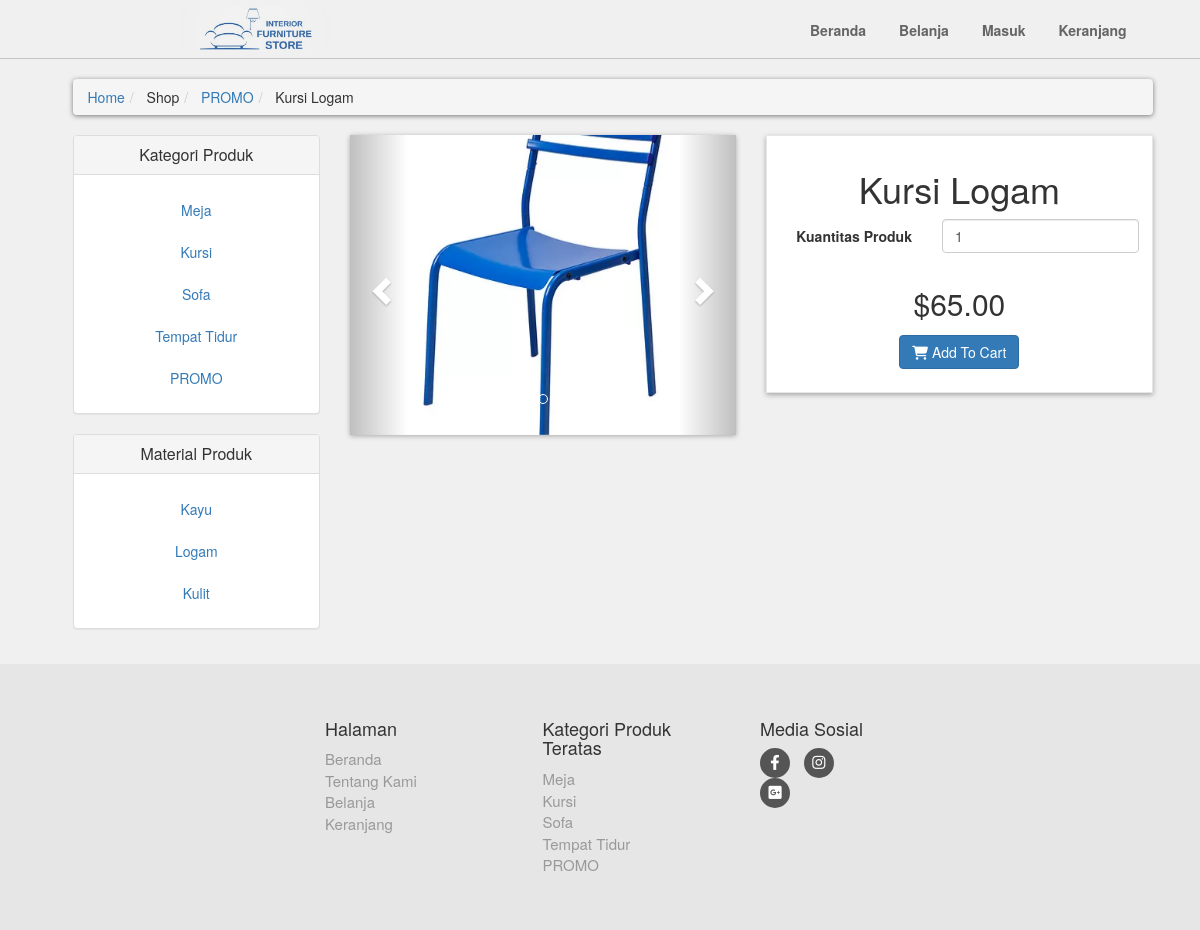
Page /details.php?pro_id=53 on the committed database.
### tables this page shows
CREATE TABLE `product_categories` (
  `p_category_id` int(10) NOT NULL,
  `p_category_title` varchar(50) NOT NULL,
  `p_category_desc` varchar(200) NOT NULL
);

CREATE TABLE `products` (
  `product_id` bigint(8) NOT NULL,
  `p_category_id` int(10) NOT NULL,
  `p_material_id` int(10) NOT NULL,
  `product_title` varchar(50) NOT NULL,
  `product_description` varchar(120) NOT NULL,
  `product_price` decimal(7,2) NOT NULL,
  `product_discount` int(4) NOT NULL,
  `product_image1` text NOT NULL,
  `product_image2` text NOT NULL,
  `product_image3` text NOT NULL
);

CREATE TABLE `product_material` (
  `p_material_id` int(10) NOT NULL,
  `p_material_title` varchar(50) NOT NULL,
  `p_material_desc` varchar(200) NOT NULL
);

### details.php (the view, shortened to what this page needs)
<?php
    include("includes/header.php");
?>
    <div id="content">
        <div class="container">
            <div class="col-md-12">
                <ul class="breadcrumb">
                    <li><a href="index.php">Home</a></li>
                    <li>
                        Shop
                    </li>
                    <li>
                        <a href="shop.php?p_categories=<?php echo $p_category_id; ?>"><?php echo $p_category_title; ?></a>
                    </li>
                    <li>
                        <?php echo $pro_title ?>
                    </li>
                </ul>
            </div>
            <div class="col-md-3">
                <?php
                    include("includes/sidebar.php");
                ?>
            </div>
            <div class="col-md-9">
                <div id="productMain" class="row">
                    <div class="col-sm-6">
                        <div id="mainImage">
                            <div id="myCarousel" class="carousel slide">
                                <ol class="carousel-indicators">
                                    <li data-target = "#myCarousel" data-slide-to="0" class="active"></li>
                                    <li data-target = "#myCarousel" data-slide-to="1"></li>
                                    <li data-target = "#myCarousel" data-slide-to="2"></li>
                                </ol>
                                <div class="carousel-inner">
                                    <div class="item active">
                                        <center><img class="img-responsive" src="product_images/<?php echo $pro_image1; ?>" alt=""></center>
                                    </div>
                                </div>
                                <a href="#myCarousel" class="left carousel-control" data-slide="prev">
                                    <span class="glyphicon glyphicon-chevron-left"></span>
                                </a>
                                <a href="#myCarousel" class="right carousel-control" data-slide="next">
                                    <span class="glyphicon glyphicon-chevron-right"></span>
                                </a>
                            </div>
                        </div>
                    </div>
                    <div class="col-sm-6">
                        <div class="box">
                            <h1 class="text-center"><?php echo $pro_title; ?></h1>
                            <form action="details.php?add_cart=<?php echo $product_id; ?>" class="form-horizontal" method="post">
                                <div class="form-group">
                                    <label for="" class="col-md-5 control-label">Kuantitas Produk</label>
                                    <div class="col-md-7">
                                    <input name="product_qty" type="number" id="typeNumber" class="form-control" value="1"/>
                                    </div>
                                </div>
                                <?php if($p_category_title === 'SALE'){ echo "<p class='price' style = 'text-decoration: line-through'>$$pro_price</p>";}else{echo "<p class='price'>$$pro_price</p>";}?></p>
                                <p class="text-center buttons"><button class="btn btn-primary"><i class="fa fa-shopping-cart"></i> Add To Cart</button></p>
                            </form>
                        </div>
                    </div>
                </div>
            </div>
        </div>
    </div>
    <?php
            include("includes/footer.php");
        ?>
</body>

### includes/functions.php (shortened to what this page needs)
<?php
$db = mysqli_connect("localhost", "root", "", "joviweb3");
function getPCategories(){
    global $db;
    $get_p_categories = "select * from product_categories";
    $run_p_categories = mysqli_query($db, $get_p_categories);
    while($row_p_categories=mysqli_fetch_array($run_p_categories)){
        $p_category_id = $row_p_categories['p_category_id'];
        $p_category_title = $row_p_categories['p_category_title'];
        if($p_category_title == 'SALE'){
            echo "
                <li>
                    <a style='color:red;' class= 'text-center' href='shop.php?p_categories=$p_category_id'> $p_category_title </a>
                </li>
            ";
        }else
            echo "
            <li>
                <a class= 'text-center' href='shop.php?p_categories=$p_category_id'> $p_category_title </a>
            </li>
        ";}
}
function getMaterial(){
    global $db;
    $get_p_material = "select * from product_material";
    $run_p_material = mysqli_query($db, $get_p_material);
    while($row_p_material=mysqli_fetch_array($run_p_material)){
        $p_material_id = $row_p_material['p_material_id'];
        $p_material_title = $row_p_material['p_material_title'];
        echo "
            <li>
                <a class= 'text-center' href='shop.php?p_material=$p_material_id'> $p_material_title </a>
            </li>
        ";
    }
}
?>

### includes/footer.php (shortened to what this page needs)
<div id="footer">
    <div class="holder">
        <div class="row justify-content-center">
            <div class="col-sm-6 col-md-3">
                <h4>Halaman</h4>
                <ul>
                    <li><a href="index.php">Beranda</a></li>
                    <li><a href="index.php">Tentang Kami</a></li>
                    <?php if(isset($_SESSION['user'])): ?>
                        <li><a href="shop.php">Belanja</a></li>
                        <li><a href="cart.php">Keranjang</a></li>
                    <?php else: ?>
                        <li><a href="login.php">Belanja </a></li>
                        <li><a href="login.php">Keranjang </a></li>
                    <?php endif; ?>
                </ul>
            </div>
            <div class="com-sm-6 col-md-3">
            <h4>Kategori Produk Teratas</h4>
            <ul>
                <?php
                    $get_p_categories = "select * from product_categories";
                    $run_p_categories = mysqli_query($db, $get_p_categories);
                    while($row_p_categories=mysqli_fetch_array($run_p_categories)){
                        $p_category_id = $row_p_categories['p_category_id'];
                        $p_category_title = $row_p_categories['p_category_title'];
                        if(isset($_SESSION['user'])){
                            echo "
                                <li>
                                    <a href ='shop.php?p_categories=$p_category_id'>
                                        $p_category_title
                                    </a>
                                </li>
                            ";
                        } else {
                            echo "
                                <li>
                                    <a href ='login.php'>
                                        $p_category_title
                                    </a>
                                </li>
                            ";
                        }
                    }
                ?>
            </ul>
        </div>
            <div class="col-sm-6 col-md-2">
                <h4>Media Sosial</h4>
                <p class="social">
                    <a href="https://www.facebook.com/IstimewaPremiumFurniture?mibextid=ZbWKwL" class="fa-brands fa-facebook-f"></a>
                    <a href="https://www.instagram.com/istimewa_furniture?igsh=MXNmdjY4ZnE1YmRvNg==" class="fa-brands fa-instagram"></a>
                    <a href="https://www.lalamove.com/id/blog/pengiriman-furniture-rumah-minimalis/" class="fa-brands fa-square-google-plus"></a>
                </p>
            </div>
        </div>
    </div>
</div>

### style/style.css (style rules this page uses)
* { box-sizing: border-box; margin: 0; padding: 0; }
ul, li, dl, ol, p, a, img { margin: 0; padding: 0; }
body { font-size: 14px; line-height: 1.42857143; color: #333333; background-color: #f0f0f0 !important; font-family: 'Roboto', sans-serif; }
#content .box { background: #ffffff; margin: 0 0 30px; border: solid 1px #e6e6e6; padding: 1.25rem; box-shadow: 0px 2px 5px rgba(0, 0, 0, .3); }
.holder { width: 70%; margin: 0 auto; }
img { max-width: 100%; }
#content img { width: 100%; object-fit: cover; max-width: none; min-height: 300px; max-height: 300px; }
#content { padding-left: 25px; }
.breadcrumb { padding: 8px 15px; margin: 20px 0; background-color: #ffffff; border-radius: 5px; box-shadow: 0px 1px 5px rgba(0, 0, 0, .5); }
#content #productMain { margin-bottom: 30px; }
#content #productMain .price { font-size: 30px; font-weight: 300; text-align: center; margin-top: 30px; }
#content #mainImage { box-shadow: 0 1px 5px rgba(0, 0, 0, .3); }
#footer { margin-top: 15px; background: #e6e6e6; padding: 45px 0; }
#footer a { color: #999999; text-decoration: none; }
#footer ul { list-style: none; padding-left: 0px; font-size: 15px; }
#footer .social { text-align: left; }
#footer .social a { margin: 0 10px 0 0; display: inline-block; color: #ffffff; width: 30px; height: 30px; border-radius: 15px; line-height: 30px; font-size: 15px; text-align: center; vertical-align: bottom; background-color: #555555; text-decoration: none; }
.form-group { margin-bottom: 25px; }

### rows in the picture
product_categories: p_category_title "PROMO"
products: product_title "Kursi Logam", product_image1 (picture), product_price "65.00"
product_categories: p_category_title "Meja"
product_categories: p_category_title "Kursi"
product_categories: p_category_title "Sofa"
product_categories: p_category_title "Tempat Tidur"
product_material: p_material_title "Kayu"
product_material: p_material_title "Logam"
product_material: p_material_title "Kulit"
